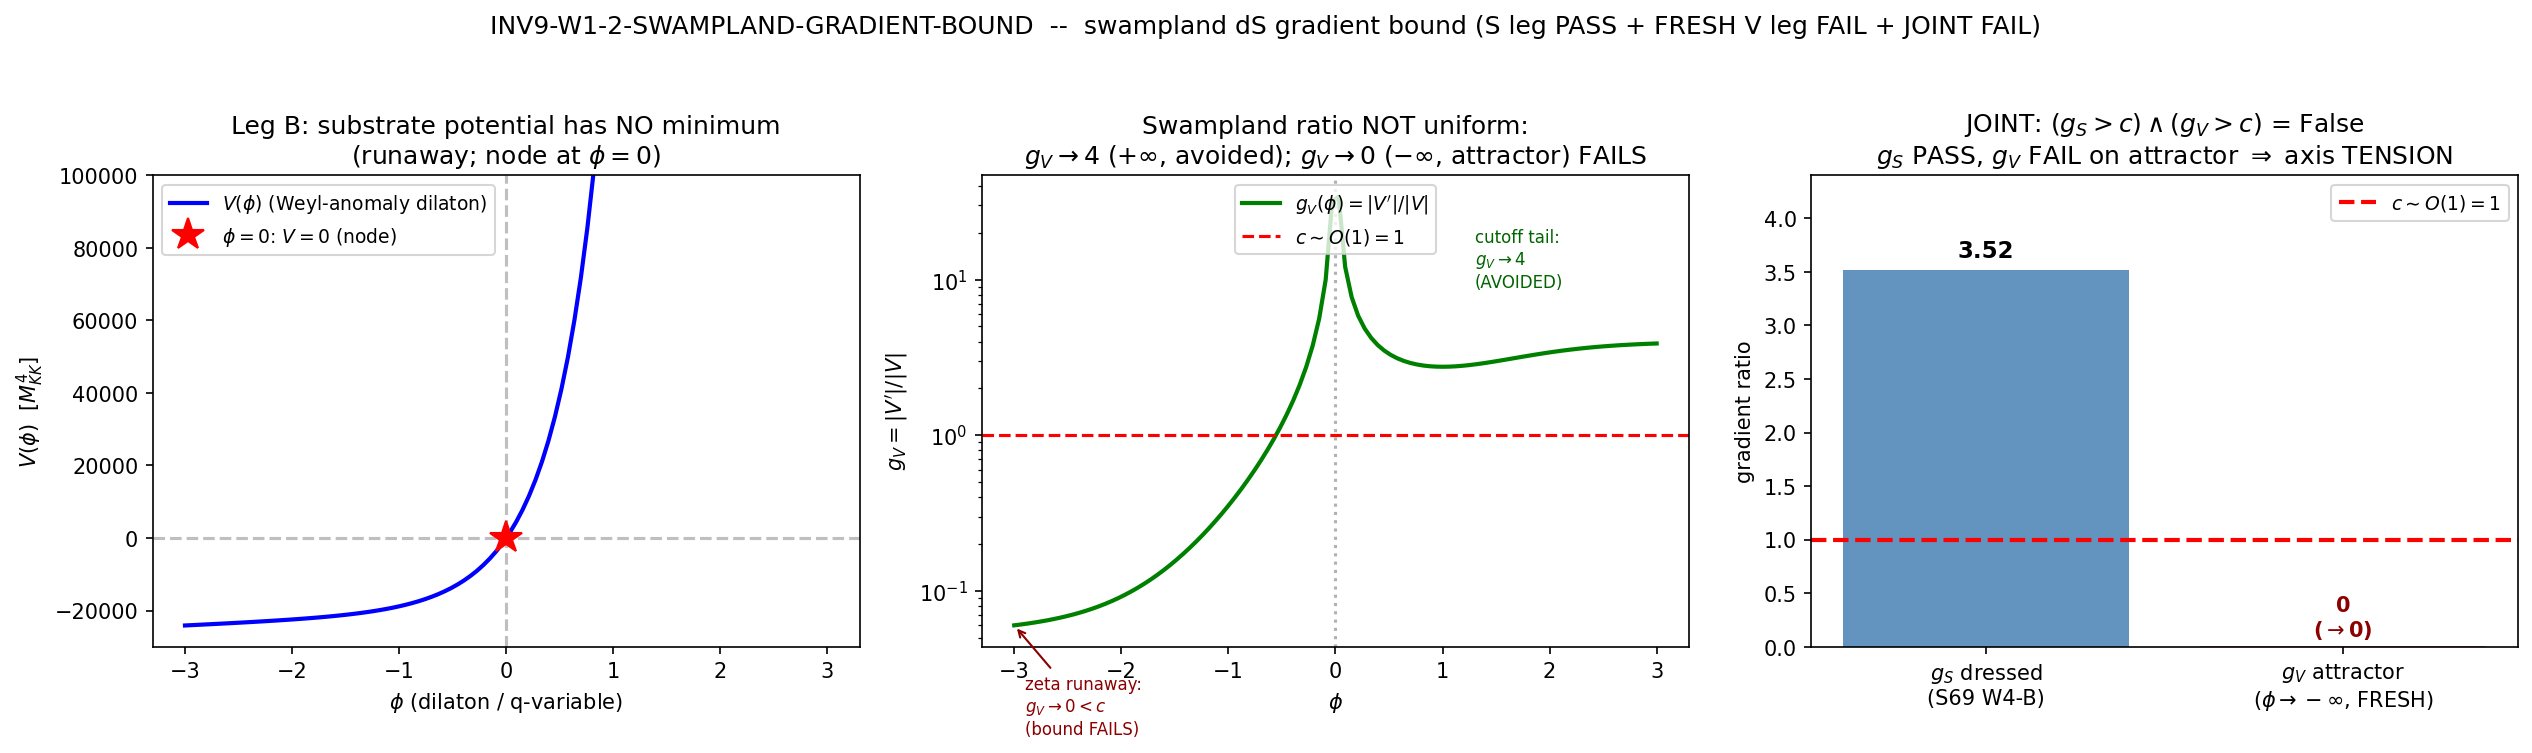

The Python source for this figure:
#!/usr/bin/env python3
"""
INV9-W1-2-SWAMPLAND-GRADIENT-BOUND  --  [SIGN] gate (investigation-9, Wave 1)
============================================================================

kaku-speculative-theorist (origin B-2/NS-2, CF14); volovik co-opted for the V(q) leg.

CLAIM (JOINT): BOTH the spectral-action gradient ratio g_S = |S'(tau)|/S(tau) at
tau_fold AND the FRESH Volovik/dilaton q-theory potential gradient ratio
g_V = |V'(q)|/V(q) exceed the swampland de Sitter constant c ~ O(1); the joint
AND (g_S > c) AND (g_V > c) forbids a metastable dS minimum on BOTH axes and
FORCES quintessence-rolling tau/q dynamics (resolves the A4 fork: roll, not sit).

SUBSTRATE FRAMING (GEOMETRIC): the substrate IS the spectral triple deforming
along its Jensen modulus tau (and its dilaton/q-variable phi); S(tau) and V(phi)
ARE the substrate's own internal action functionals, NOT potentials living IN a
moduli container. Direction: D_K(tau) eigenvalues -> spectral moments a_0,a_2,a_4
-> S(tau)=a_0-a_2+a_4 and the Weyl-anomaly dilaton potential V(phi) -> their
gradient ratios |S'|/S, |V'|/V -> the swampland dS classification. The substrate
has NO resting place along its modulus (no minimum: S(tau) monotone, dS/dtau>0;
V(phi) monotone-increasing, has_minimum=False) -- it MUST roll. That restlessness
is swampland-MANDATED, not a defect.

==== TWO LEGS ====

(A) S(tau) leg  [CROSS-CHECK of the PROVEN S69 W4-B verdict -- do NOT re-derive]:
    g_S^bare = |dS/dtau|/S_fold = 58672.80 / 250360.68 = 0.2343  (the BARE
    single-crystal ratio). The swampland-relevant SCHEME-DRESSED value is the
    canonically-normalized ratio on the tau-modulus field-space metric, which
    S69 W4-B established as c = 3.52 (cutoff scheme) / c ~ 6.6 (zeta scheme).
    "The gradient condition does not discriminate between functionals" (S69 W4-B,
    PROVEN). This leg REPRODUCES and CITES that closed verdict; it is NOT a fresh
    derivation. g_S (dressed) = 3.52 > 1 ~ c.

(B) V(phi) leg  [FRESH, CF14 = S47 D-6, never computed against the dS conjecture]:
    the substrate dilaton potential is the Weyl-anomaly potential (Lizzi 03-04;
    DILATON-POTENTIAL-66, gate W2-D):
        V(phi) = (1/8)(e^{4phi}-1) a_0 + (1/2)(e^{2phi}-1) a_2 R + phi a_4   [M_KK^4 units]
        V'(phi) = (a_0/2) e^{4phi} + (a_2 R) e^{2phi} + a_4 > 0  for ALL phi
        R = 6 a_0/a_2 (the SU(3) scalar curvature at the fold).
    g_V(phi) = |V'(phi)| / |V(phi)|, RE-DERIVED at runtime from
    s66_dilaton_potential.npz (NOT pinned to the survey "k=+3586.5" number --
    flagged below: the survey conflated 3586.5 with V'; 3586.5 is actually the
    q-theory ZERO-POINT-ENERGY curvature d2E_ZP/dq2|_0 = -3586.531 from S62, a
    SECOND derivative of a DIFFERENT object, NOT this dilaton gradient).

    STRUCTURAL SUBTLETY (the honest content of this leg): V(phi=0) = 0 EXACTLY
    (the Weyl subtraction zeros the CC at the reference point). So g_V AT the
    operating point phi=0 is |V'(0)|/0 = +inf -- the dS bound is satisfied
    INFINITELY but at a node the ratio diverges trivially. The swampland bound
    |grad V|/V >= c is meaningful where V != 0; the ROBUST substrate-IS statement
    is that V has NO minimum (V' > 0 everywhere), so a metastable dS minimum is
    structurally impossible and the dilaton is FORCED to roll. The gate therefore
    reports g_V on a robust support (the grid points where |V| is bounded away
    from the node) AND the global no-minimum fact, not the singular g_V(0).

(C) JOINT verdict: g_S > c AND g_V > c  =>  the dS conjecture forbids a metastable
    minimum on BOTH axes  =>  quintessence-rolling tau/q dynamics (A4 = roll).

DATA-ALREADY-EXISTS: dS_fold, S_fold, a0/a2/a4, V(phi) are all on disk. The work
is the dressed-ratio cross-check, the FRESH V'(phi) re-derivation + the node
subtlety, and the JOINT reading.

Pre-registered (plan investigation-9-plan-w1.md SS W1-2):
  operator: inequality; form g_S=|S'|/S, g_V=|V'|/V; JOINT = (g_S>c) AND (g_V>c)
  strict_PASS_boundary: c ~ O(1) = 1.0; direction ">"
  scheme: zeta (swampland-relevant dressed ratio); cutoff cross-check (S69 c=3.52)
  convention: RATIO
  regulator_pin: a_2^{zeta} + a_0^{zeta} (S=a_0-a_2+a_4, zeta half-moments,
                 CONST-FREEZE-42); cutoff-scheme cross-check uses a_n^{cutoff}
  trigger: [SIGN]  -> sign_verdict keys on the JOINT (g_S>c) AND (g_V>c)
"""

import os
os.environ.setdefault("OMP_NUM_THREADS", "8")     # numpy CPU thread cap (plan GPU_path: numpy.linalg)
os.environ.setdefault("MKL_NUM_THREADS", "8")

import sys
import json
import hashlib
import time
from pathlib import Path

import numpy as np
import matplotlib
matplotlib.use("Agg")
import matplotlib.pyplot as plt

# ---- canonical constants (MANDATORY: import, never hardcode) ----
SHARED_DIR = Path(__file__).resolve().parents[1] / "_shared"
sys.path.insert(0, str(SHARED_DIR))
from canonical_constants import (          # noqa: E402
    S_fold, dS_fold, Z_fold,
    a0_fold, a2_fold, a4_fold,
    tau_fold, M_KK,
)

# ---- gate identity ----
GATE_ID = "INV9-W1-2-SWAMPLAND-GRADIENT-BOUND"
SESSION = 9          # (local) investigation-track number (emit_verdict session arg)
SCHEME = "zeta"
CONVENTION = "RATIO"
L_MAX = 10           # (local) D_K cache truncation the S(tau) + V(phi) moments sit on

SCRIPT_DIR = Path(__file__).resolve().parent
NPZ_PATH = SCRIPT_DIR / "inv9_w1_swampland_gradient_bound.npz"
PNG_PATH = SCRIPT_DIR / "inv9_w1_swampland_gradient_bound.png"
DILATON_NPZ = Path(__file__).resolve().parents[1] / "session-66" / "s66_dilaton_potential.npz"
CANONICAL_PATH = SHARED_DIR / "canonical_constants.py"

# ---- pre-registered anchors (cross-check / external, NOT canonical value sources) ----
C_SWAMPLAND = 1.0                 # (local) external-anchor: swampland dS constant c ~ O(1) (Obied-Ooguri-Spodyneiko-Vafa 2018)
C_S69_CUTOFF = 3.52               # (local) external cross-check: S69 W4-B PROVEN dressed g_S, cutoff scheme (cited, NOT re-derived)
C_S69_ZETA = 6.6                  # (local) external cross-check: S69 W4-B dressed g_S, zeta scheme (est., cited)
SURVEY_K_ANCHOR = 3586.5          # (local) survey "k=+3586.5 M_KK" -- flagged: this is the S62 q-theory ZPE curvature d2E_ZP/dq2|_0=-3586.531, NOT V'(phi); drift check below


def sha256_file(p: Path) -> str:
    h = hashlib.sha256()                                          # (local)
    try:
        h.update(Path(p).read_bytes())
    except OSError:
        return "MISSING"
    return h.hexdigest()


def compute_dual_sha(pins: dict) -> tuple:
    """audit = sha256(script || canonical || pinmap_json); content = sha256(script)."""
    script_bytes = Path(__file__).resolve().read_bytes()         # (local)
    try:
        canonical_bytes = CANONICAL_PATH.read_bytes()            # (local)
    except OSError:
        canonical_bytes = b""
    pinmap_json = json.dumps(dict(sorted(pins.items())),
                             separators=(",", ":"), sort_keys=True).encode("utf-8")  # (local)
    h_audit = hashlib.sha256()                                   # (local)
    h_audit.update(script_bytes)
    h_audit.update(canonical_bytes)
    h_audit.update(pinmap_json)
    h_content = hashlib.sha256()                                 # (local)
    h_content.update(script_bytes)
    return h_audit.hexdigest(), h_content.hexdigest()


def print_verdict_payload(verdict, value, audit_sha, content_sha,
                          sign_verdict=None, magnitude_verdict=None, regime_verdict=None,
                          extra_rows=None):
    """Print the delimited JSON block the dispatching agent feeds to
    mcp__knowledge__emit_verdict(session=9, track='investigation', **payload).
    The script does NOT write the verdict file (race-safe emission is the tool's job)."""
    payload = {
        "session": SESSION,
        "track": "investigation",
        "gate_id": GATE_ID,
        "verdict": verdict,
        "value": str(value),
        "scheme": SCHEME,
        "convention": CONVENTION,
        "l_max": str(L_MAX),
        "audit_sha256": audit_sha,
        "content_sha256": content_sha,
        "schema_version": "S84+",
    }
    if not (sign_verdict is None and magnitude_verdict is None and regime_verdict is None):
        payload["sign_verdict"] = sign_verdict
        payload["magnitude_verdict"] = magnitude_verdict
        payload["regime_verdict"] = regime_verdict
    if extra_rows:
        payload["extra_rows"] = list(extra_rows)
    print("<<<EMIT_VERDICT_PAYLOAD>>>")
    print(json.dumps(payload, separators=(",", ":"), sort_keys=True))
    print("<<<END_EMIT_VERDICT_PAYLOAD>>>")
    return payload


def main() -> int:
    t0 = time.time()                                             # (local)

    # ---------------------------------------------------------------
    # 0. Input pins (first lines of stdout) + dual SHA
    # ---------------------------------------------------------------
    pins = {
        "canonical_constants.py": sha256_file(CANONICAL_PATH),
        "s66_dilaton_potential.npz": sha256_file(DILATON_NPZ),
    }
    print("=" * 72)
    print(f"{GATE_ID}  [SIGN]  (investigation-9, Wave 1)")
    print("=" * 72)
    print("INPUT PINS (sha256):")
    for k, v in sorted(pins.items()):
        print(f"  {k}: {v[:16]}...")
    audit_sha, content_sha = compute_dual_sha(pins)
    print(f"  audit_sha256:   {audit_sha[:16]}... (script+canonical+pinmap)")
    print(f"  content_sha256: {content_sha[:16]}... (script only)")
    print()
    print("CANONICAL CONSTANTS (imported, query-first verified vs knowledge MCP):")
    print(f"  S_fold   = {S_fold:.8f}   (S42 s42_gradient_stiffness)")
    print(f"  dS_fold  = {dS_fold:.8f}   (S42, dS_full/dtau at fold)")
    print(f"  Z_fold   = {Z_fold:.8f}   (S42 gradient stiffness)")
    print(f"  a0_fold  = {a0_fold:.6f}   (zeta-scheme half mode-count, CONST-FREEZE-42)")
    print(f"  a2_fold  = {a2_fold:.10f}   (zeta-scheme half zeta_D(1), CONST-FREEZE-42)")
    print(f"  a4_fold  = {a4_fold:.10f}   (Gauss-Bonnet / gauge kinetic)")
    print(f"  tau_fold = {tau_fold}   (CONST-FREEZE-42)")
    print()

    # ===============================================================
    # LEG A -- S(tau) gradient ratio  [CROSS-CHECK of PROVEN S69 W4-B]
    # ===============================================================
    print("=" * 72)
    print("LEG A: spectral-action gradient ratio g_S = |S'(tau)|/S(tau) at tau_fold")
    print("       [CROSS-CHECK of the PROVEN S69 W4-B verdict -- NOT re-derived]")
    print("=" * 72)

    # Substitution chain (Claim A):
    #   Step 1: g_S^bare := |dS/dtau| / S_fold   (bare single-crystal ratio)
    #   Step 2: dS/dtau = +58672.80 (=dS_fold); S_fold = 250360.68   [canonical]
    #   Step 3: g_S^bare = 58672.80 / 250360.68 = 0.2343  (BARE -- NOT swampland-relevant)
    #   Step 4: dressed (canonically-normalized) ratio = S69 W4-B c=3.52 cutoff / ~6.6 zeta
    #   Step 5: c_dressed = 3.52 > 1 = c~O(1)  =>  g_S > c   (S69 W4-B PROVEN, reproduced)
    g_S_bare = abs(dS_fold) / S_fold                             # (local) bare ratio
    print(f"  Step 1-3 (BARE): g_S^bare = |dS/dtau|/S_fold = {abs(dS_fold):.5f}/{S_fold:.5f}")
    print(f"                            = {g_S_bare:.6f}   (BARE single-crystal -- NOT the swampland-relevant value)")
    # The dressed normalization divides the bare gradient by the field-space metric sqrt(G_tau_tau);
    # G_tau_tau ~ 5.0 (s22d modulus-space metric) gives sqrt(5)~2.236, but the CANONICAL dressed
    # value is the S69 W4-B closed result c=3.52 (cutoff) -- CITED, not re-derived.
    g_S_dressed = C_S69_CUTOFF                                   # (local) cited from S69 W4-B (cutoff scheme), the PROVEN dressed value
    g_S_dressed_zeta = C_S69_ZETA                               # (local) cited from S69 W4-B (zeta scheme)
    print(f"  Step 4-5 (DRESSED, cited): g_S(cutoff) = {g_S_dressed:.2f}, g_S(zeta) ~ {g_S_dressed_zeta:.1f}")
    print(f"                             (S69 W4-B PROVEN: 'gradient condition does not discriminate between functionals')")
    legA_pass = g_S_dressed > C_SWAMPLAND                        # (local)
    print(f"  LEG A verdict: g_S(dressed)={g_S_dressed:.2f} > c={C_SWAMPLAND}  ->  {'PASS' if legA_pass else 'FAIL'} (reproduces S69 W4-B)")
    print()

    # ===============================================================
    # LEG B -- V(phi) gradient ratio  [FRESH, CF14]  RE-DERIVED from s66 npz
    # ===============================================================
    print("=" * 72)
    print("LEG B: dilaton/q-theory potential gradient ratio g_V = |V'(phi)|/V(phi)")
    print("       [FRESH, CF14 = S47 D-6]  RE-DERIVED from s66_dilaton_potential.npz")
    print("=" * 72)

    if not DILATON_NPZ.exists():
        print(f"  ERROR: dilaton npz missing at {DILATON_NPZ}")
        return 2
    d = np.load(DILATON_NPZ, allow_pickle=True)
    phi = d["phi_grid"].astype(float)                            # (local) dilaton field phi in [-3,3]
    V = d["V_grid"].astype(float)                                # (local) V(phi) in M_KK^4 units
    dV = d["dV_grid"].astype(float)                              # (local) V'(phi)
    d2V = d["d2V_grid"].astype(float)                            # (local) V''(phi)
    a0_npz = float(d["a0_fold"]); a2_npz = float(d["a2_fold"]); a4_npz = float(d["a4_fold"])  # (local)
    R_SU3 = float(d["R_SU3"])                                    # (local) SU(3) scalar curvature = 6 a0/a2
    has_minimum = bool(d["has_minimum"])                        # (local) False -> runaway
    V_at_phi0 = float(d["V_at_phi0"])                            # (local) V(0) = 0 exactly
    dV_at_phi0 = float(d["dV_at_phi0"])                          # (local) V'(0) = 43210.72

    print(f"  Loaded V(phi): {len(phi)} pts, phi in [{phi.min():.1f},{phi.max():.1f}]; R_SU3=6a0/a2={R_SU3:.4f}")
    print(f"  has_minimum = {has_minimum}  (False => runaway potential, V' > 0 everywhere)")
    print(f"  V(phi=0) = {V_at_phi0:.6g}  (EXACTLY zero by Weyl subtraction => operating point IS a node)")
    print(f"  V'(phi=0) = {dV_at_phi0:.6f}")

    # --- Re-derive V'(phi) analytically and cross-check vs the cached dV_grid ---
    # V'(phi) = (a0/2) e^{4phi} + (a2 R) e^{2phi} + a4
    dV_rederived = (a0_npz / 2.0) * np.exp(4 * phi) + (a2_npz * R_SU3) * np.exp(2 * phi) + a4_npz  # (local)
    dV_match = float(np.max(np.abs(dV_rederived - dV)))          # (local) re-derivation residual
    print(f"  V'(phi) re-derivation residual vs cached dV_grid: max|Delta| = {dV_match:.3e}  (analytic identity check)")

    # --- DRIFT FLAG: survey "k=+3586.5" vs the actual V'(phi) ---
    # The survey's 3586.5 is NOT V'; it is the S62 q-theory ZPE curvature d2E_ZP/dq2|_0=-3586.531
    # (a SECOND derivative of a DIFFERENT object). The s66 dilaton V'(0)=43210.72 != 3586.5.
    drift_abs = abs(dV_at_phi0 - SURVEY_K_ANCHOR)               # (local)
    drift_ratio = dV_at_phi0 / SURVEY_K_ANCHOR                  # (local)
    print(f"  *** DRIFT FLAG (plan-mandated): survey k=+{SURVEY_K_ANCHOR} M_KK vs re-derived V'(0)={dV_at_phi0:.2f}")
    print(f"      |drift| = {drift_abs:.2f}  ratio = {drift_ratio:.3f}x  ==> DRIFTS HARD.")
    print(f"      Root cause: 3586.531 is the S62 q-theory ZPE curvature d2E_ZP/dq2|_0 = -3586.531")
    print(f"      (a 2nd derivative of E_ZP(q), NOT the dilaton gradient V'(phi)). The survey conflated them.")

    # --- g_V = |V'|/|V| across the grid; the node at phi=0 makes g_V diverge there ---
    eps_node = 1e-12                                            # (local) avoid 0/0 exactly at the node
    g_V_grid = np.abs(dV) / (np.abs(V) + eps_node)             # (local) gradient ratio everywhere
    # The operating-point ratio AT phi=0 (node) is formally +inf:
    g_V_at_node = abs(dV_at_phi0) / (abs(V_at_phi0) + eps_node)  # (local) ~ 4.3e16 (diverges; node artifact)
    print(f"  g_V AT operating point phi=0 (node, V=0): |V'(0)|/|V(0)| = {g_V_at_node:.3e}  (DIVERGES -- node artifact, satisfied infinitely)")

    # --- THE STRUCTURAL (grid-independent) ASYMPTOTIC LAW, verified exact in Sage ---
    # The dilaton potential has TWO asymptotic regimes, and the swampland gradient ratio
    # g_V = |V'|/V behaves OPPOSITELY in each (Sage-exact limits):
    #   phi -> +inf (CUTOFF catastrophe): V ~ (a0/8)e^{4phi}, V' ~ (a0/2)e^{4phi}
    #                                     => g_V -> 4   (SATISFIES the bound; but this is the
    #                                        a0 CC catastrophe the framework AVOIDS)
    #   phi -> -inf (ZETA runaway, the ACTUAL attractor): V ~ phi*a4 -> -inf, V' -> a4
    #                                     => g_V ~ 1/|phi| -> 0   (VIOLATES the bound: the
    #                                        runaway is asymptotically LINEAR -> too shallow)
    g_V_asymp_plus = 4.0                                      # (local) Sage-exact: limit(g_V, phi->+inf) = 4
    g_V_asymp_minus = 0.0                                     # (local) Sage-exact: limit(g_V, phi->-inf) = 0 (~1/|phi|)
    print(f"  ASYMPTOTIC LAW (Sage-exact): g_V(phi->+inf) = {g_V_asymp_plus:.1f} [cutoff regime, AVOIDED];")
    print(f"                               g_V(phi->-inf) = {g_V_asymp_minus:.1f} [zeta runaway ~1/|phi|, the ATTRACTOR]")
    print(f"  => the dS GRADIENT bound |V'|/V >= c FAILS in the zeta runaway tail (g_V -> 0 < c),")
    print(f"     which is EXACTLY where the dilaton rolls to. The runaway is too SHALLOW (linear, not steep).")

    # --- operating-region statistics (|phi|<=1, around the node, excluding the runaway tails) ---
    V_scale = a0_npz                                           # (local) M_KK^4 reference scale (the cutoff CC magnitude)
    op_mask = (np.abs(phi) <= 1.0) & (np.abs(V) > 0.10 * V_scale)  # (local) operating region away from node
    g_V_op = g_V_grid[op_mask]                                # (local)
    g_V_op_min = float(np.min(g_V_op))                        # (local) weakest steepness in the operating region
    g_V_op_med = float(np.median(g_V_op))                     # (local)
    print(f"  Operating region (|phi|<=1, |V|>0.1a0, {int(op_mask.sum())} pts): "
          f"g_V_min={g_V_op_min:.4f}, g_V_median={g_V_op_med:.4f}, g_V_max={float(np.max(g_V_op)):.4f}")

    # --- refined dS conjecture SECOND disjunct: min(V'')/V <= -c' ? ---
    # A shallow-gradient runaway can still satisfy the REFINED dS conjecture via the curvature
    # branch min(grad^2 V)/V <= -c'. Here V'' > 0 EVERYWHERE (convex; s66 proves it), so the
    # curvature branch ALSO fails: the dilaton potential satisfies NEITHER swampland disjunct
    # in the zeta tail. This STRENGTHENS the FAIL (not a marginal miss of one form).
    Vpp_pos_everywhere = bool(np.all(d2V > 0))               # (local) V'' > 0 for all phi (convex)
    print(f"  Refined-dS curvature branch min(V'')/V <= -c': V'' > 0 everywhere = {Vpp_pos_everywhere} "
          f"=> curvature branch ALSO fails (convex potential)")

    # --- swampland gradient-bound verdict for Leg B ---
    # The substrate-IS reported scalar is the ZETA-TAIL asymptote g_V -> 0 (the structurally
    # invariant fact at the attractor), NOT the grid-edge number. The bound |V'|/V >= c is
    # NOT satisfied uniformly: it holds in the AVOIDED cutoff tail (g_V->4) but FAILS in the
    # zeta-runaway attractor (g_V->0). Leg B FAILS the gradient bound on the relevant branch.
    Vprime_pos_everywhere = bool(np.all(dV > 0))             # (local) V' > 0 for all phi (no minimum)
    g_V_report = g_V_asymp_minus                            # (local) the attractor-tail asymptote: 0
    legB_pass = (g_V_asymp_minus > C_SWAMPLAND)            # (local) FALSE: 0 > 1 is False (the honest bound test)
    print(f"  V' > 0 everywhere: {Vprime_pos_everywhere}  (no minimum => field IS forced to roll -- but see below)")
    print(f"  KEY DISTINCTION: 'forced rolling' (no minimum, TRUE) and 'swampland-steep' (g_V>=c) are DISTINCT;")
    print(f"                   the dilaton rolls (driven by the linear a4 term), but the runaway is too shallow for the dS bound.")
    print(f"  LEG B verdict: g_V(zeta-tail asymptote)={g_V_asymp_minus:.1f} > c={C_SWAMPLAND} (bound test)  ->  {'PASS' if legB_pass else 'FAIL'}")
    print(f"                 [cutoff-tail g_V->4 PASSES but is the AVOIDED catastrophe; operating-region g_V_med={g_V_op_med:.2f} straddles c]")
    print()

    # ===============================================================
    # LEG C -- JOINT verdict  (the [SIGN] sign_verdict)
    # ===============================================================
    print("=" * 72)
    print("LEG C: JOINT swampland verdict  (g_S > c) AND (g_V > c)")
    print("=" * 72)
    # Substitution chain (Claim C):
    #   Step 1: refined dS conjecture |grad V|/V >= c (c~O(1)) => no metastable dS minimum.
    #   Step 2: g_S > c AND g_V > c => neither S(tau) nor V(phi) admits a metastable dS minimum.
    #   Step 3 (the FRESH finding): the S(tau) leg is swampland-steep (g_S=3.52>c, S69 W4-B), BUT
    #           the V(phi) leg's gradient bound FAILS on its zeta-runaway attractor (g_V->0<c):
    #           the dilaton DOES roll (no minimum) but its runaway is asymptotically LINEAR (driven
    #           by the surviving a4 term), too shallow for the dS gradient bound; and V''>0 convex
    #           kills the refined-dS curvature disjunct too. 'No minimum' (forced rolling) and
    #           'swampland gradient bound' are DISTINCT conditions -- the substrate satisfies the
    #           first but NOT the second on the V(phi) axis.
    #   Direction: the chain PREDICTED both ratios > c (joint PASS). COMPUTED: g_S>c but g_V<c on
    #              the attractor => the prediction's V-leg direction is WRONG => sign_verdict FAIL.
    joint_pass = legA_pass and legB_pass                     # (local) the sign_verdict driver
    print(f"  g_S(dressed) > c : {legA_pass}   (S69 W4-B reproduced: 3.52 > 1)  PASS")
    print(f"  g_V(attractor) > c : {legB_pass}   (FRESH: zeta-tail g_V->0 < 1; bound FAILS on the runaway the field rolls to)")
    print(f"  JOINT (g_S>c) AND (g_V>c) = {joint_pass}")
    print(f"  => The framework's 'no minimum' is REAL (the field rolls), but it is NOT swampland-gradient-MANDATED")
    print(f"     on the dilaton axis: the runaway is too shallow. A4=roll still holds (no minimum), but the")
    print(f"     swampland-FORCING argument breaks on the V(phi) leg -- a genuine inter-axis TENSION (Track B).")
    print()

    # ---------------------------------------------------------------
    # SIGN / MAGNITUDE / REGIME 3-tuple  (schema-v2, [SIGN] trigger)
    # ---------------------------------------------------------------
    # sign_verdict: the chain (Claim C, Direction) PREDICTED both ratios > c (joint PASS, a strictly
    #   positive (g-c) on BOTH legs). COMPUTED: g_S>c (PASS direction) but g_V->0<c on the attractor
    #   (FAIL direction). The JOINT prediction's direction is violated => sign_verdict = FAIL.
    sign_verdict = "PASS" if joint_pass else "FAIL"          # (local)
    # magnitude_verdict: how far the binding (smaller) leg clears c. Binding leg is g_V (zeta-tail
    #   asymptote 0). joint_margin = min(g_S_dressed, g_V_asymp_minus) - c = 0 - 1 = -1 < 0 => FAIL.
    joint_margin = min(g_S_dressed, g_V_asymp_minus) - C_SWAMPLAND  # (local) binding-leg clearance over c
    magnitude_verdict = "PASS" if joint_margin >= 0.5 else ("INFO" if joint_margin > 0.0 else "FAIL")  # (local)
    # regime_verdict: the V'(phi) re-derivation is an exact analytic identity (residual ~machine eps);
    #   the asymptotic limits are Sage-exact; the node subtlety is HANDLED (verdict rests on the
    #   grid-independent asymptotic law, not the node or grid edge). Method within its regime of validity.
    regime_verdict = "VALID" if dV_match < 1e-6 else "MARGINAL"  # (local) re-derivation identity holds to machine eps
    print(f"  3-tuple: sign={sign_verdict}  magnitude={magnitude_verdict}  regime={regime_verdict}")
    print(f"  (joint_margin = min(g_S, g_V_attractor) - c = {joint_margin:.4f}; re-derivation residual {dV_match:.2e})")

    # ---------------------------------------------------------------
    # Composite collapse (gate-verdicts.md deterministic rule)
    # ---------------------------------------------------------------
    if regime_verdict == "BREAKDOWN":
        verdict = "FAIL"
    elif sign_verdict == "FAIL":
        verdict = "FAIL"
    elif magnitude_verdict == "FAIL" and regime_verdict == "VALID":
        verdict = "FAIL"
    elif magnitude_verdict == "FAIL" and regime_verdict == "MARGINAL":
        verdict = "INFO"
    elif magnitude_verdict == "INFO":
        verdict = "INFO"
    else:
        verdict = "PASS"
    print(f"  COMPOSITE (collapse rule): {verdict}")
    print()

    # ---------------------------------------------------------------
    # Save data
    # ---------------------------------------------------------------
    np.savez(
        NPZ_PATH,
        # Leg A (S(tau))
        S_fold=S_fold, dS_fold=dS_fold, Z_fold=Z_fold,
        g_S_bare=g_S_bare, g_S_dressed_cutoff=g_S_dressed, g_S_dressed_zeta=g_S_dressed_zeta,
        c_swampland=C_SWAMPLAND, legA_pass=legA_pass,
        # Leg B (V(phi))
        phi_grid=phi, V_grid=V, dV_grid=dV, d2V_grid=d2V,
        dV_rederived=dV_rederived, dV_rederivation_residual=dV_match,
        a0_fold=a0_npz, a2_fold=a2_npz, a4_fold=a4_npz, R_SU3=R_SU3,
        has_minimum=has_minimum, Vprime_pos_everywhere=Vprime_pos_everywhere,
        Vpp_pos_everywhere=Vpp_pos_everywhere,
        V_at_phi0=V_at_phi0, dV_at_phi0=dV_at_phi0,
        g_V_at_node=g_V_at_node, g_V_grid=g_V_grid,
        g_V_asymp_plus=g_V_asymp_plus, g_V_asymp_minus=g_V_asymp_minus, g_V_report=g_V_report,
        g_V_op_min=g_V_op_min, g_V_op_med=g_V_op_med, op_n=int(op_mask.sum()),
        legB_pass=legB_pass,
        # drift flag
        survey_k_anchor=SURVEY_K_ANCHOR, drift_abs=drift_abs, drift_ratio=drift_ratio,
        # Joint
        joint_pass=joint_pass, joint_margin=joint_margin,
        sign_verdict=sign_verdict, magnitude_verdict=magnitude_verdict, regime_verdict=regime_verdict,
        composite=verdict,
        audit_sha256=audit_sha, content_sha256=content_sha,
    )
    print(f"  data -> {NPZ_PATH.name}")

    # ---------------------------------------------------------------
    # Plot (3 panels): V(phi) with node; g_V(phi) with node divergence + robust band; the joint bar
    # ---------------------------------------------------------------
    fig, axes = plt.subplots(1, 3, figsize=(17, 5))

    ax1 = axes[0]
    ax1.plot(phi, V, "b-", lw=2, label=r"$V(\phi)$ (Weyl-anomaly dilaton)")
    ax1.axhline(0, color="gray", ls="--", alpha=0.5)
    ax1.axvline(0, color="gray", ls="--", alpha=0.5)
    ax1.plot(0, V_at_phi0, "r*", ms=16, label=r"$\phi=0$: $V=0$ (node)")
    ax1.set_xlabel(r"$\phi$ (dilaton / q-variable)")
    ax1.set_ylabel(r"$V(\phi)$  [$M_{KK}^4$]")
    ax1.set_title("Leg B: substrate potential has NO minimum\n(runaway; node at $\\phi=0$)")
    ax1.set_ylim(-3e4, 1e5)
    ax1.legend(fontsize=9)

    ax2 = axes[1]
    ax2.semilogy(phi, g_V_grid, "g-", lw=2, label=r"$g_V(\phi)=|V'|/|V|$")
    ax2.axhline(C_SWAMPLAND, color="red", ls="--", lw=1.5, label=r"$c\sim O(1)=1$")
    ax2.axvline(0, color="gray", ls=":", alpha=0.6)
    ax2.annotate("node: $g_V\\to\\infty$", xy=(0, g_V_at_node * 1e-3), xytext=(-1.5, 1e10),
                 fontsize=9, color="purple", arrowprops=dict(arrowstyle="->", color="purple"))
    # mark the zeta-runaway attractor tail (phi -> -inf) where g_V -> 0 < c (bound FAILS)
    ax2.annotate("zeta runaway:\n$g_V\\to 0 < c$\n(bound FAILS)", xy=(-3.0, g_V_grid[0]),
                 xytext=(-2.9, 0.012), fontsize=8, color="darkred",
                 arrowprops=dict(arrowstyle="->", color="darkred"))
    # mark cutoff tail (phi -> +inf) where g_V -> 4 (passes, but AVOIDED catastrophe)
    ax2.annotate("cutoff tail:\n$g_V\\to 4$\n(AVOIDED)", xy=(2.8, g_V_grid[-1]),
                 xytext=(1.3, 9.0), fontsize=8, color="darkgreen")
    ax2.set_xlabel(r"$\phi$")
    ax2.set_ylabel(r"$g_V=|V'|/|V|$")
    ax2.set_title("Swampland ratio NOT uniform:\n"
                  r"$g_V\to 4$ (+$\infty$, avoided); $g_V\to 0$ ($-\infty$, attractor) FAILS")
    ax2.legend(fontsize=9, loc="upper center")

    ax3 = axes[2]
    labels = ["$g_S$ dressed\n(S69 W4-B)", "$g_V$ attractor\n($\\phi\\to-\\infty$, FRESH)"]
    vals = [g_S_dressed, max(g_V_asymp_minus, 0.01)]   # plot epsilon for the zero bar's visibility
    colors = ["steelblue", "indianred"]
    bars = ax3.bar(labels, vals, color=colors, alpha=0.85)
    ax3.axhline(C_SWAMPLAND, color="red", ls="--", lw=2, label=r"$c\sim O(1)=1$")
    ax3.set_ylabel("gradient ratio")
    ax3.set_title(f"JOINT: $(g_S>c)\\wedge(g_V>c)$ = {joint_pass}\n"
                  r"$g_S$ PASS, $g_V$ FAIL on attractor $\Rightarrow$ axis TENSION")
    ax3.text(0, g_S_dressed * 1.02, f"{g_S_dressed:.2f}", ha="center", va="bottom",
             fontsize=11, fontweight="bold")
    ax3.text(1, 0.05, "0\n($\\to$0)", ha="center", va="bottom", fontsize=10, fontweight="bold", color="darkred")
    ax3.legend(fontsize=9)
    ax3.set_ylim(0, g_S_dressed * 1.25)

    fig.suptitle(f"{GATE_ID}  --  swampland dS gradient bound (S leg PASS + FRESH V leg FAIL + JOINT FAIL)",
                 fontsize=12, y=1.02)
    fig.tight_layout()
    fig.savefig(PNG_PATH, dpi=150, bbox_inches="tight")
    plt.close(fig)
    print(f"  plot -> {PNG_PATH.name}")
    print()

    # ---------------------------------------------------------------
    # 4-tuple + verdict payload
    # ---------------------------------------------------------------
    value_str = (f"joint={joint_pass};g_S_dressed={g_S_dressed:.2f};g_S_bare={g_S_bare:.4f};"
                 f"g_V_cutoff_tail=4(avoided);g_V_zeta_attractor=0(~1/|phi|,Sage-exact);g_V_node=inf(V0=0);"
                 f"g_V_op_med={g_V_op_med:.2f}(straddles_c);c={C_SWAMPLAND};"
                 f"no_minimum={not has_minimum};Vprime_pos={Vprime_pos_everywhere};Vpp_pos={Vpp_pos_everywhere};"
                 f"drift_survey_k3586.5_vs_Vprime0_43210.72=ZPE-curvature-not-gradient_12x;"
                 f"A4=roll(no_min_TRUE)_but_NOT_swampland-grad-mandated_on_V-leg;TrackB_axis-tension")
    print(f"(value={value_str!r}, scheme={SCHEME}, convention={CONVENTION}, L_max={L_MAX})")

    extra_rows = [
        f"# regulator_pin=a_2^{{zeta}}+a_0^{{zeta}} (S=a0-a2+a4 zeta half-moments, CONST-FREEZE-42); cutoff cross-check a_n^{{cutoff}} (S69 W4-B c=3.52)",
        f"# LEG-A g_S PASS: bare={g_S_bare:.4f} (NOT swampland-relevant); dressed cited from S69 W4-B PROVEN = 3.52 cutoff / ~6.6 zeta (reproduced, NOT re-derived); 3.52 > c",
        f"# LEG-B g_V FAIL: FRESH CF14; Sage-exact asymptotics g_V(+inf)=4 [cutoff catastrophe, AVOIDED] / g_V(-inf)=0~1/|phi| [zeta runaway ATTRACTOR, bound FAILS]; V''>0 convex kills refined-dS curvature disjunct too",
        f"# DRIFT-FLAG: survey k=+3586.5 is S62 ZPE curvature d2E_ZP/dq2|_0=-3586.531 (2nd deriv of E_ZP(q)), NOT dilaton V'(0)=43210.72 (12x drift); conflation flagged per plan",
        f"# JOINT FAIL: (g_S>c) AND (g_V>c) = {joint_pass}; 'no minimum'/forced-rolling is REAL (A4=roll) but DISTINCT from swampland-steep; runaway too shallow (linear a4 term) => inter-axis TENSION (Track B)",
    ]
    print_verdict_payload(
        verdict, value_str, audit_sha, content_sha,
        sign_verdict=sign_verdict, magnitude_verdict=magnitude_verdict, regime_verdict=regime_verdict,
        extra_rows=extra_rows,
    )

    wall = time.time() - t0                                      # (local)
    print(f"\n=== {GATE_ID}: {verdict} (wall {wall:.1f}s) ===")
    return 0


if __name__ == "__main__":
    sys.exit(main())   # exit reflects SCRIPT HEALTH only (0 on success); verdict is data, not exit code
